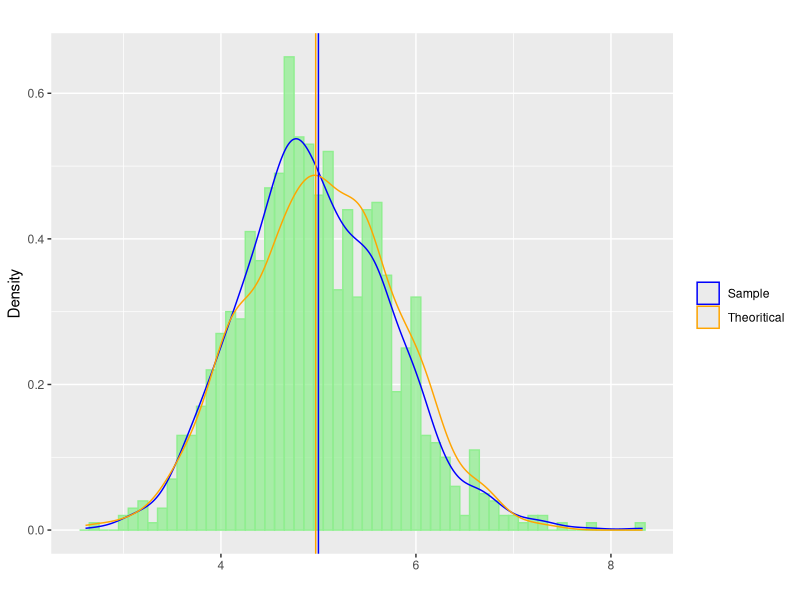

R code for this plot:
## ---- chunk 1
library(knitr)
library(ggplot2)

## checking existence of a folder named "figure", if not then creating one to store plot figures
figureDir <- 'figure'
if (!file.exists(figureDir)){
    dir.create(figureDir)
} 
## ---- chunk 2
## initializing variables
set.seed(12345)
lambda <- 0.2
n <- 40
numSim <- 1000

## replicating random exponential sampling with sampling size n = 40, and repeat
## nSim = 1000 times, and storing sample data in a matrix
simMatrix <- replicate(numSim, rexp(n, rate = lambda))

## getting average for each column of the matrix
simColMeans <- colMeans(simMatrix)

## determining sample mean, sd and variance
sampleMean <- mean(simColMeans)
sampleSD <- sd(simColMeans)
sampleVar <- sampleSD^2
## ---- chunk 3
## calculating normal (theoritical) mean, normal standard deviation and variance
normalMean <- 1/lambda
normalSD <- 1/lambda/sqrt(40)
normalVar <- normalSD^2

## making a dataframe storing sample means and random value from the normal distribution
data <- data.frame(x = simColMeans, y = rnorm(1000, mean = normalMean, sd = normalSD))
## ---- chunk 4
p <- ggplot(data, aes(x = x))
## adding histogram
p <- p +  geom_histogram(aes(y = ..density..), fill = I("lightgreen"), col = I("lightgreen"), alpha = 0.75, binwidth = 0.1) 
## adding density line of the sample distro
p <- p + geom_density(aes(colour = "1")) + labs(x = "", y = "Density", title = "") 
## adding density line of the normal distro
p <- p +  geom_density(aes(x = y, colour = "2")) 
## drawing sample mean
p <- p + geom_vline(color = "blue", xintercept = 1/lambda)
## drawing normal mean
p <- p + geom_vline(color = "orange", xintercept = sampleMean)
## labeling
p <- p + labs(x = "", y = "Density", title = "")
## adding legend
p <- p + scale_colour_manual(values=c("1"="blue", "2"="orange"), name="", labels = c("Sample", "Theoritical"))

ggsave(file.path(figureDir, "plot1.png"), width=6.4, height=4.8, dpi=124)
## ---- chunk 5
sampleMean
normalMean
sampleVar
normalVar
